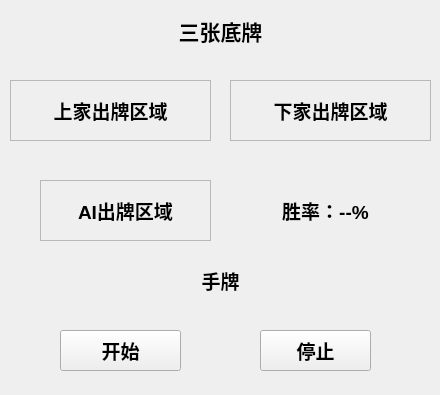
<?xml version="1.0" encoding="UTF-8"?>
<ui version="4.0">
 <class>Form</class>
 <widget class="QWidget" name="Form">
  <property name="geometry">
   <rect>
    <x>0</x>
    <y>0</y>
    <width>440</width>
    <height>395</height>
   </rect>
  </property>
  <property name="font">
   <font>
    <family>Arial</family>
    <pointsize>9</pointsize>
    <weight>75</weight>
    <italic>false</italic>
    <bold>true</bold>
   </font>
  </property>
  <property name="windowTitle">
   <string>DouZero for 燕云斗财主</string>
  </property>
  <widget class="QLabel" name="WinRate">
   <property name="geometry">
    <rect>
     <x>240</x>
     <y>180</y>
     <width>171</width>
     <height>61</height>
    </rect>
   </property>
   <property name="font">
    <font>
     <pointsize>14</pointsize>
    </font>
   </property>
   <property name="text">
    <string>胜率：--%</string>
   </property>
   <property name="alignment">
    <set>Qt::AlignCenter</set>
   </property>
  </widget>
  <widget class="QPushButton" name="InitCard">
   <property name="geometry">
    <rect>
     <x>60</x>
     <y>330</y>
     <width>121</width>
     <height>41</height>
    </rect>
   </property>
   <property name="font">
    <font>
     <family>Arial</family>
     <pointsize>14</pointsize>
     <weight>75</weight>
     <bold>true</bold>
    </font>
   </property>
   <property name="styleSheet">
    <string notr="true"/>
   </property>
   <property name="text">
    <string>开始</string>
   </property>
  </widget>
  <widget class="QLabel" name="UserHandCards">
   <property name="geometry">
    <rect>
     <x>10</x>
     <y>260</y>
     <width>421</width>
     <height>41</height>
    </rect>
   </property>
   <property name="font">
    <font>
     <pointsize>14</pointsize>
    </font>
   </property>
   <property name="text">
    <string>手牌</string>
   </property>
   <property name="alignment">
    <set>Qt::AlignCenter</set>
   </property>
  </widget>
  <widget class="QFrame" name="LPlayer">
   <property name="geometry">
    <rect>
     <x>10</x>
     <y>80</y>
     <width>201</width>
     <height>61</height>
    </rect>
   </property>
   <property name="frameShape">
    <enum>QFrame::StyledPanel</enum>
   </property>
   <property name="frameShadow">
    <enum>QFrame::Raised</enum>
   </property>
   <widget class="QLabel" name="LPlayedCard">
    <property name="geometry">
     <rect>
      <x>0</x>
      <y>0</y>
      <width>201</width>
      <height>61</height>
     </rect>
    </property>
    <property name="font">
     <font>
      <pointsize>14</pointsize>
     </font>
    </property>
    <property name="text">
     <string>上家出牌区域</string>
    </property>
    <property name="alignment">
     <set>Qt::AlignCenter</set>
    </property>
   </widget>
  </widget>
  <widget class="QFrame" name="RPlayer">
   <property name="geometry">
    <rect>
     <x>230</x>
     <y>80</y>
     <width>201</width>
     <height>61</height>
    </rect>
   </property>
   <property name="font">
    <font>
     <pointsize>16</pointsize>
    </font>
   </property>
   <property name="frameShape">
    <enum>QFrame::StyledPanel</enum>
   </property>
   <property name="frameShadow">
    <enum>QFrame::Raised</enum>
   </property>
   <widget class="QLabel" name="RPlayedCard">
    <property name="geometry">
     <rect>
      <x>0</x>
      <y>0</y>
      <width>201</width>
      <height>61</height>
     </rect>
    </property>
    <property name="font">
     <font>
      <pointsize>14</pointsize>
     </font>
    </property>
    <property name="text">
     <string>下家出牌区域</string>
    </property>
    <property name="alignment">
     <set>Qt::AlignCenter</set>
    </property>
   </widget>
  </widget>
  <widget class="QFrame" name="Player">
   <property name="geometry">
    <rect>
     <x>40</x>
     <y>180</y>
     <width>171</width>
     <height>61</height>
    </rect>
   </property>
   <property name="frameShape">
    <enum>QFrame::StyledPanel</enum>
   </property>
   <property name="frameShadow">
    <enum>QFrame::Raised</enum>
   </property>
   <widget class="QLabel" name="PredictedCard">
    <property name="geometry">
     <rect>
      <x>0</x>
      <y>0</y>
      <width>171</width>
      <height>61</height>
     </rect>
    </property>
    <property name="font">
     <font>
      <pointsize>14</pointsize>
     </font>
    </property>
    <property name="text">
     <string>AI出牌区域</string>
    </property>
    <property name="alignment">
     <set>Qt::AlignCenter</set>
    </property>
   </widget>
  </widget>
  <widget class="QLabel" name="ThreeLandlordCards">
   <property name="geometry">
    <rect>
     <x>140</x>
     <y>10</y>
     <width>161</width>
     <height>41</height>
    </rect>
   </property>
   <property name="font">
    <font>
     <pointsize>16</pointsize>
    </font>
   </property>
   <property name="text">
    <string>三张底牌</string>
   </property>
   <property name="alignment">
    <set>Qt::AlignCenter</set>
   </property>
  </widget>
  <widget class="QPushButton" name="Stop">
   <property name="geometry">
    <rect>
     <x>260</x>
     <y>330</y>
     <width>111</width>
     <height>41</height>
    </rect>
   </property>
   <property name="font">
    <font>
     <family>Arial</family>
     <pointsize>14</pointsize>
     <weight>75</weight>
     <bold>true</bold>
    </font>
   </property>
   <property name="styleSheet">
    <string notr="true"/>
   </property>
   <property name="text">
    <string>停止</string>
   </property>
  </widget>
 </widget>
 <resources/>
 <connections>
  <connection>
   <sender>InitCard</sender>
   <signal>clicked()</signal>
   <receiver>Form</receiver>
   <slot>init_cards()</slot>
   <hints>
    <hint type="sourcelabel">
     <x>185</x>
     <y>282</y>
    </hint>
    <hint type="destinationlabel">
     <x>250</x>
     <y>292</y>
    </hint>
   </hints>
  </connection>
  <connection>
   <sender>Stop</sender>
   <signal>clicked()</signal>
   <receiver>Form</receiver>
   <slot>stop()</slot>
   <hints>
    <hint type="sourcelabel">
     <x>200</x>
     <y>244</y>
    </hint>
    <hint type="destinationlabel">
     <x>233</x>
     <y>220</y>
    </hint>
   </hints>
  </connection>
 </connections>
 <slots>
  <slot>init_cards()</slot>
  <slot>start()</slot>
  <slot>stop()</slot>
 </slots>
</ui>
